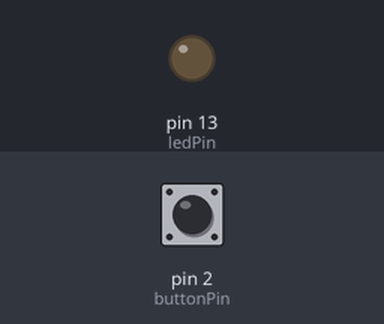
The sketch below on a simulated Arduino Uno, built with avr-gcc and run on an emulated ATmega328P. On the bench: output pins drawn as LEDs (lit = HIGH). Inputs (shaded band) come from the test bench; at power-on: pin 2 (buttonPin) HIGH.

Above: at 1.2 s.
1.3 s: pin 2 (buttonPin) pulled LOW for 0.15 s
At 1.37 s:
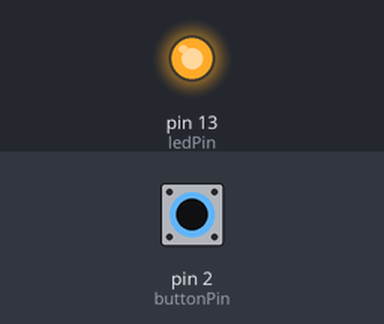
2.9 s: pin 2 (buttonPin) pulled LOW for 3.2 s
At 7.4 s:
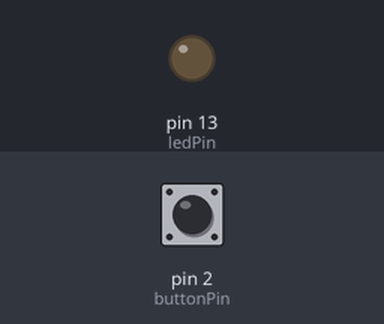
Timing chart, 0 to 8.9 s (numbered marks = the images above; inputs shaded):
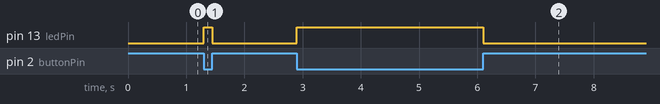

Measured:
- after the input at 1.3 s, pin 13 (ledPin): LOW → HIGH at once, → LOW 0.15 s later
- after the input at 2.9 s, pin 13 (ledPin): LOW → HIGH at once, → LOW 3.2 s later

The sketch:

PLab-Button-Pullup.ino
```cpp
/*
  Button

 Turns on and off a light emitting diode(LED) connected to digital
 pin 13, when pressing a pushbutton attached to pin 2.


 The circuit:
 * LED attached from pin 13 to ground
 * pushbutton attached to pin 2 from ground
 * Pullup 10K resistor attached to pin 2 from +5V

 * Note: on most Arduinos there is already an LED on the board
 attached to pin 13.


 created 2005
 by DojoDave <http://www.0j0.org>
 modified 30 Aug 2011
 by Tom Igoe

 Changed by Dag Svanæs from pulldown to pullup.
*/
// constants won't change. They're used here to
// set pin numbers:
const int buttonPin = 2;     // the number of the pushbutton pin
const int ledPin =  13;      // the number of the LED pin

// variables will change:
int buttonState = 0;         // variable for reading the pushbutton status

void setup() {
  // initialize the LED pin as an output:
  pinMode(ledPin, OUTPUT);
  // initialize the pushbutton pin as an input:
  pinMode(buttonPin, INPUT);
}

void loop(){
  // read the state of the pushbutton value:
  buttonState = digitalRead(buttonPin);

  // check if the pushbutton is pressed.
  // if it is, the buttonState is LOW:
  if (buttonState == LOW) {
    // turn LED on:
    digitalWrite(ledPin, HIGH);
  }
  else {
    // turn LED off:
    digitalWrite(ledPin, LOW);
  }
}
```
